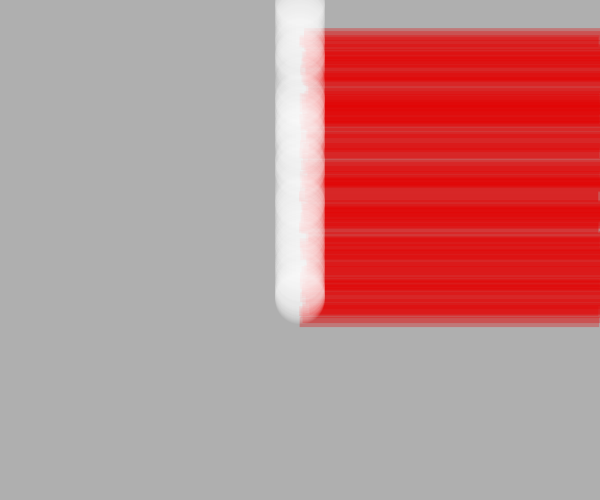
Frame 1 (no input)
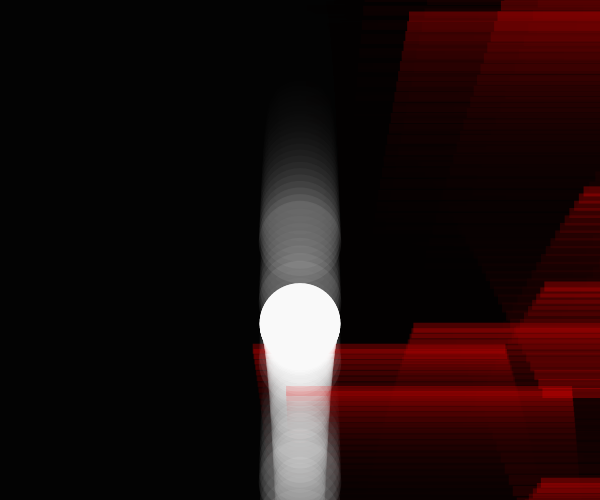
Frame 60 (the mouse pressed at the canvas centre just before this capture)
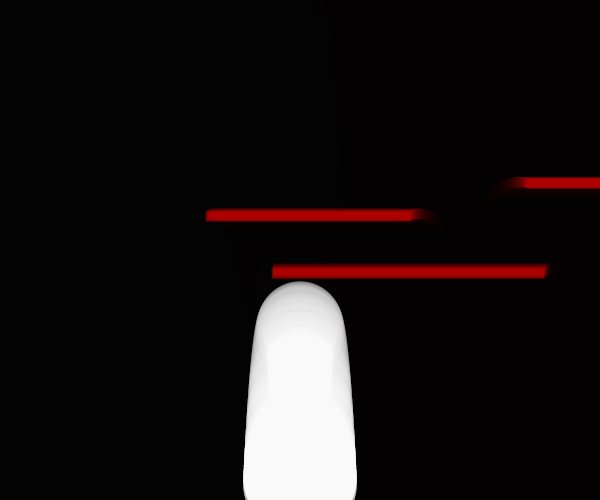
Frame 120 (the mouse held since frame 60 and released just before this capture)

The Processing sketch that drew these frames (run headless with seeded random() and noise(); from frame 60 on, the mouse is pressed at the canvas centre):

// Processing sketch: processing_41750
// ── processing_41750.pde

int numParticles = 300;
GenParticle[] p = new GenParticle[numParticles];
 
void setup() {
  size(600, 500);
  noStroke();
  smooth();
  for (int i = 0; i < p.length; i++) {
    float velX = random(-1, 10);
    float velY = i;
    if(random(10) > 5){
      p[i] = new SparkParticle(width/2, 25, velX, velY, 5.0, width/2, 25); 
    }
    else{
      p[i] = new WaterParticle(0, 0, velX, velY, 50.0, 0, 0); 
    }
  }
}
 
void draw() {
  fill(0, 36);
  rect(0, 0, width, height);
  for (int i = 0; i < p.length; i++) {
    p[i].update();
    p[i].regenerate();
    p[i].display();
  }
}
 
 
class WaterParticle extends GenParticle {
 
  WaterParticle(float xIn, float yIn, float vxIn, float vyIn, float r, float ox, float oy) {
    super(xIn, yIn, vxIn, vyIn, r, ox, oy);
  }
 
  void display() {
    color c = color(255,20);
    fill(c);
    ellipse(width/2, y, radius, radius);
    y++;
    radius+=0.55;
  }
 
  void regenerate() {
   if ((x > width + width) || (x < -width) ||
      (y > height + height) || (y < -height)) {
      x = width;
      y = height;
      vx = random(-0.5, 7.50);
      vy = random(-7.0, -50.0);
      radius = 50.0;
      x++;
    }
  }
}
 
 
class SparkParticle extends GenParticle {
  float age;
 
  SparkParticle(float xIn, float yIn, float vxIn, float vyIn, float r, float ox, float oy) {
    super(xIn, yIn, vxIn, vyIn, r, ox, oy);
    age = random(100);
  }
 
  void update() {
    if(y >= height + radius) { 
      y = height + radius;
      vy = -0.5 * vy;
      radius = radius * 0.75;  
    }
    vy = vy + gravity;
    y += vy;
    x += vx;
    age++;
  }
 
  void display() {
    color c = lerpColor(color(255,255,255,80), color(225,0,0,80), age * 1.22); // create the changing color effect
    fill(c);
    rect(x, y, x, 10);
  }
 
  void regenerate() {
    if (age > 300) {  
      x = 0;
      y = originY;
      vx = random(-1.5, 1.5);  
      vy = random(-1, -0.5);
      age = 0;
      radius = 5.0;
    }
  }
}
 
 
class GenParticle extends Particle {
  float originX, originY;
 
  GenParticle(float xIn, float yIn, float vxIn, float vyIn, float r, float ox, float oy) {
    super(xIn, yIn, vxIn, vyIn, r);
    originX = ox;
    originY = oy;
  }
 
  void regenerate() {
    if ((x > width + radius) || (x < -radius) ||
      (y > height + radius) || (y < -radius)) {
      x = originX;
      y = originY;
      vx = random(-1.0, 1.0);
      vy = random(-4.0, -2.0);
    }
  }
}
 
 
class Particle {
  float x, y;
  float vx, vy;
  float radius;
  float gravity = 0.1;
 
  Particle(float xpos, float ypos, float velx, float vely, float r) {
    x = xpos;
    y = ypos;
    vx = velx;
    vy = vely;
    radius = r;
  }
 
  void update() {
    vy = vy + gravity;
    y += vy;
    x += vx;
  }
 
  void display() {
    ellipse(x, y, radius, radius);
  }
}
